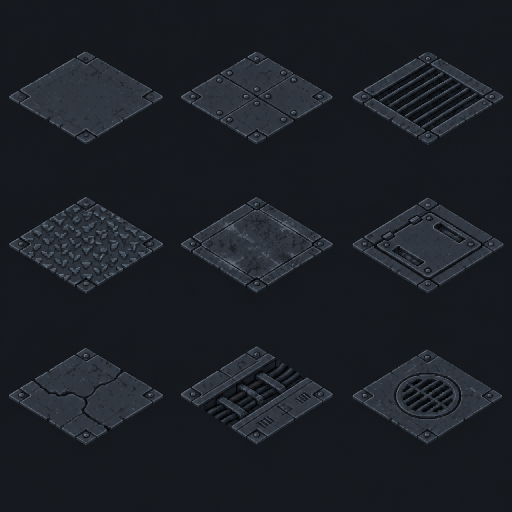
#> input picture art/style_test/iso_floor.png, 1024 x 1024 px (shown at 1/2 size)
$ python slice_iso_floor.py
#> lines starting #> are read from the running program, lines starting #| are printed output that depends on the picture; after the words box and inside, x2 and y2 are one past the last pixel; in counts of white or black regions, pixels touching at a corner belong together
"""Slice art/style_test/iso_floor.png (3x3 sheet) into 64x32 diamond tiles
under retreat-sim/assets/tiles/floor_N.png. Run: python art/slice_iso_floor.py"""
from PIL import Image, ImageDraw
import os
import numpy as np

ROOT = os.path.dirname(os.path.abspath(__file__))
OUT = os.path.join(ROOT, "..", "retreat-sim", "assets", "tiles")
W, H = 64, 32
NAMES = ["plain", "riveted", "vent", "tread", "scuffed", "hatch", "cracked", "cable", "drain"]


def main() -> None:
    sheet = Image.open(os.path.join(ROOT, "style_test", "iso_floor.png")).convert("RGB")
#> sheet is the input picture: PIL image 1024x1024 RGB; mean R, G, B 27.7, 31.5, 37.4
    cw, ch = sheet.width // 3, sheet.height // 3
#> cw = 341; ch = 341
    mask = Image.new("L", (W * 4, H * 4), 0)
#> mask: PIL image 256x128 L; every value is 0
    ImageDraw.Draw(mask).polygon([(W * 2, 0), (W * 4 - 1, H * 2), (W * 2, H * 4 - 1), (0, H * 2)], fill=255)
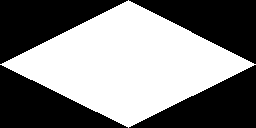
#> mask: PIL image 256x128 L; 49.8% white; 1 white region, box (x1, y1, x2, y2) and area: (0, 0, 256, 128) 16320
    mask = mask.resize((W, H), Image.LANCZOS)
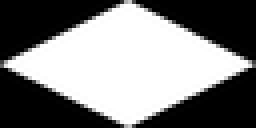
#> mask: PIL image 64x32 L (shown 4 times larger); min 0, max 255, mean 127.1
    for i, name in enumerate(NAMES):
        cell = sheet.crop(((i % 3) * cw, (i // 3) * ch, (i % 3 + 1) * cw, (i // 3 + 1) * ch))
        a = np.asarray(cell).astype(int)
        bg = a[2:6, 2:6].reshape(-1, 3).mean(0)
        diff = np.abs(a - bg).sum(2) > 24
        ys, xs = np.where(diff)
        box = (xs.min(), ys.min(), xs.max() + 1, ys.max() + 1)
        tile = cell.crop(box).resize((W, H), Image.BOX).convert("RGBA")
        tile.putalpha(mask)
        tile.save(os.path.join(OUT, f"floor_{i}_{name}.png"))
        print(name, box)
#> this loop made 9 passes
#> (bg, box) on passes 1 to 9: ([21.5, 24.75, 29.81], (18, 103, 325, 289)), ([21.25, 24.62, 29.56], (21, 103, 324, 289)), ([21.06, 24.12, 29.12], (23, 104, 325, 290)), ([21.56, 24.5, 29.56], (18, 53, 326, 246)), ([20.75, 23.81, 28.88], (21, 53, 324, 246)), ([21.75, 24.81, 29.5], (23, 54, 325, 246)), ([21.12, 24.06, 29.56], (18, 14, 326, 208)), ([21.75, 24.56, 29.5], (21, 10, 324, 208)), ([21.12, 24.06, 29.75], (23, 16, 322, 207))
#| plain (18, 103, 325, 289)
#| riveted (21, 103, 324, 289)
#| vent (23, 104, 325, 290)
#| tread (18, 53, 326, 246)
#| scuffed (21, 53, 324, 246)
#| hatch (23, 54, 325, 246)
#| cracked (18, 14, 326, 208)
#| cable (21, 10, 324, 208)
#> (further printed lines are left out)
#> pass 1, in main, `cell = sheet.crop(((i % 3) * cw, (i // 3) * ch, (i % 3 + 1) * cw, (i /..`:
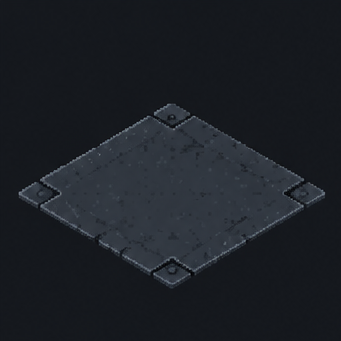
#> cell: PIL image 341x341 RGB; mean R, G, B 28.3, 32.2, 38.1
#> pass 1, in main, `diff = np.abs(a - bg).sum(2) > 24`:
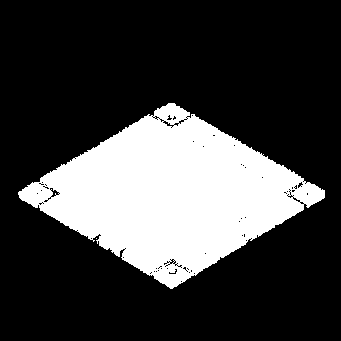
#> diff: shape (341, 341) bool; 25.1% white; 2 white regions (1 under 20 px), largest, box (x1, y1, x2, y2) and area: (18, 103, 325, 289) 29140
#> pass 1, in main, `tile = cell.crop(box).resize((W, H), Image.BOX).convert("RGBA")`:
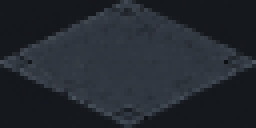
#> tile: PIL image 64x32 RGBA (shown 4 times larger); mean R, G, B, A 36, 40.7, 47.6, 255
#> after the loop:
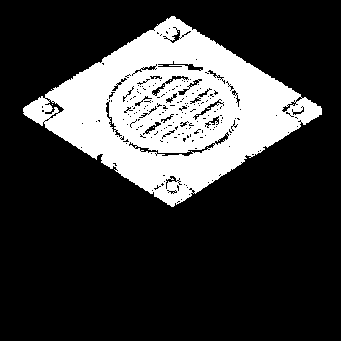
#> diff: shape (341, 341) bool; 23.3% white; 8 white regions (7 under 20 px), largest, box (x1, y1, x2, y2) and area: (23, 16, 322, 207) 27066
#> after the loop:
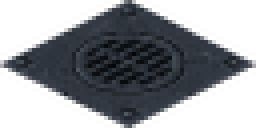
#> tile: PIL image 64x32 RGBA (shown 4 times larger); mean R, G, B, A 33.5, 38, 44.6, 127.1; transparent parts drawn white


if __name__ == "__main__":
    main()

$ run again, with art/style_test/1_tiles.png copied over art/style_test/iso_floor.png
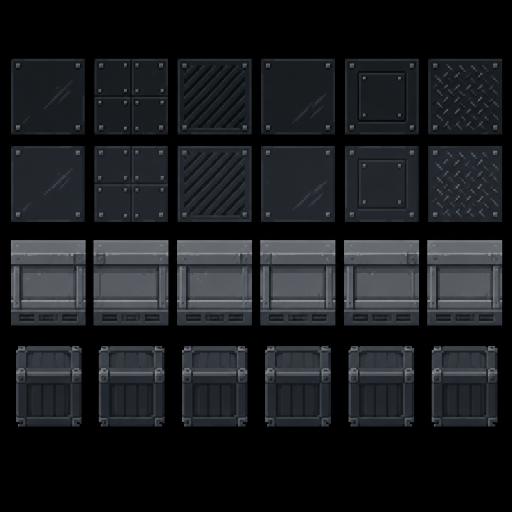
#> input picture art/style_test/1_tiles.png, 1024 x 1024 px (shown at 1/2 size)
#> in main, sheet is the input picture: PIL image 1024x1024 RGB; mean R, G, B 25.4, 27.6, 30.5
#> the loop in main, `for i, name in enumerate(NAMES):` made 9 passes
#> (bg, box) on passes 1 to 8: ([0, 0.0625, 0], (22, 117, 336, 341)), ([0.25, 0.0625, 0.0625], (14, 117, 329, 341)), ([0.25, 0.188, 0.188], (7, 117, 323, 341)), ([0.188, 0.125, 0.125], (21, 0, 337, 310)), ([0.125, 0, 0], (13, 0, 330, 310)), ([0.562, 0.625, 0.688], (6, 0, 323, 310)), ([0, 0, 0], (32, 10, 329, 171)), ([0.25, 0.25, 0.125], (23, 10, 321, 171))
#> (printed output is left out)
#> pass 1, in main, `diff = np.abs(a - bg).sum(2) > 24`:
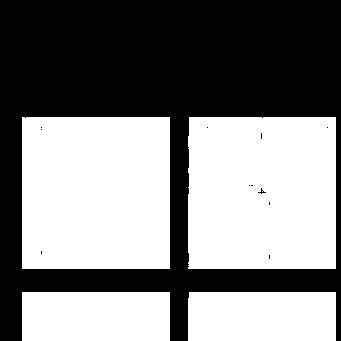
#> diff: shape (341, 341) bool; 51.1% white; 12 black regions (11 under 20 px), largest, box (x1, y1, x2, y2) and area: (0, 0, 341, 341) 56863
#> after the loop in main, `for i, name in enumerate(NAMES):`:
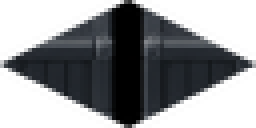
#> tile: PIL image 64x32 RGBA (shown 4 times larger); mean R, G, B, A 39.9, 43.9, 49.1, 127.1; transparent parts drawn white
